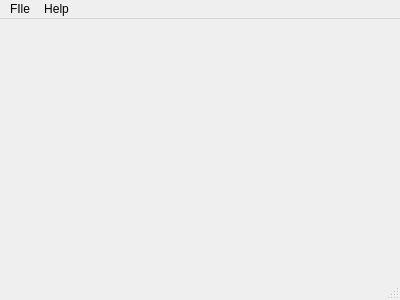
<?xml version="1.0" encoding="UTF-8"?>
<ui version="4.0">
 <class>Passerine</class>
 <widget class="QMainWindow" name="Passerine">
  <property name="geometry">
   <rect>
    <x>0</x>
    <y>0</y>
    <width>400</width>
    <height>300</height>
   </rect>
  </property>
  <property name="windowTitle">
   <string>Passerine</string>
  </property>
  <widget class="QWidget" name="centralWidget"/>
  <widget class="QMenuBar" name="menuBar">
   <property name="geometry">
    <rect>
     <x>0</x>
     <y>0</y>
     <width>400</width>
     <height>19</height>
    </rect>
   </property>
   <widget class="QMenu" name="menuFIle">
    <property name="title">
     <string>FIle</string>
    </property>
    <addaction name="actionNew"/>
    <addaction name="actionOpen"/>
    <addaction name="separator"/>
    <addaction name="actionSave"/>
    <addaction name="actionSave_As"/>
    <addaction name="separator"/>
    <addaction name="actionClose"/>
   </widget>
   <widget class="QMenu" name="menuAbout">
    <property name="title">
     <string>Help</string>
    </property>
    <addaction name="actionAbout_Passerine"/>
    <addaction name="actionAbout_Qt"/>
   </widget>
   <addaction name="menuFIle"/>
   <addaction name="menuAbout"/>
  </widget>
  <widget class="QStatusBar" name="statusBar"/>
  <action name="actionNew">
   <property name="text">
    <string>New</string>
   </property>
   <property name="shortcut">
    <string>Ctrl+N</string>
   </property>
  </action>
  <action name="actionOpen">
   <property name="text">
    <string>Open</string>
   </property>
   <property name="shortcut">
    <string>Ctrl+O</string>
   </property>
  </action>
  <action name="actionSave">
   <property name="text">
    <string>Save</string>
   </property>
   <property name="shortcut">
    <string>Ctrl+S</string>
   </property>
  </action>
  <action name="actionSave_As">
   <property name="text">
    <string>Save As...</string>
   </property>
   <property name="shortcut">
    <string>Ctrl+Shift+S</string>
   </property>
  </action>
  <action name="actionClose">
   <property name="text">
    <string>Close</string>
   </property>
   <property name="shortcut">
    <string>Ctrl+Q</string>
   </property>
  </action>
  <action name="actionAbout_Passerine">
   <property name="text">
    <string>About Passerine...</string>
   </property>
  </action>
  <action name="actionAbout_Qt">
   <property name="text">
    <string>About Qt...</string>
   </property>
  </action>
 </widget>
 <layoutdefault spacing="6" margin="11"/>
 <resources/>
 <connections/>
</ui>
